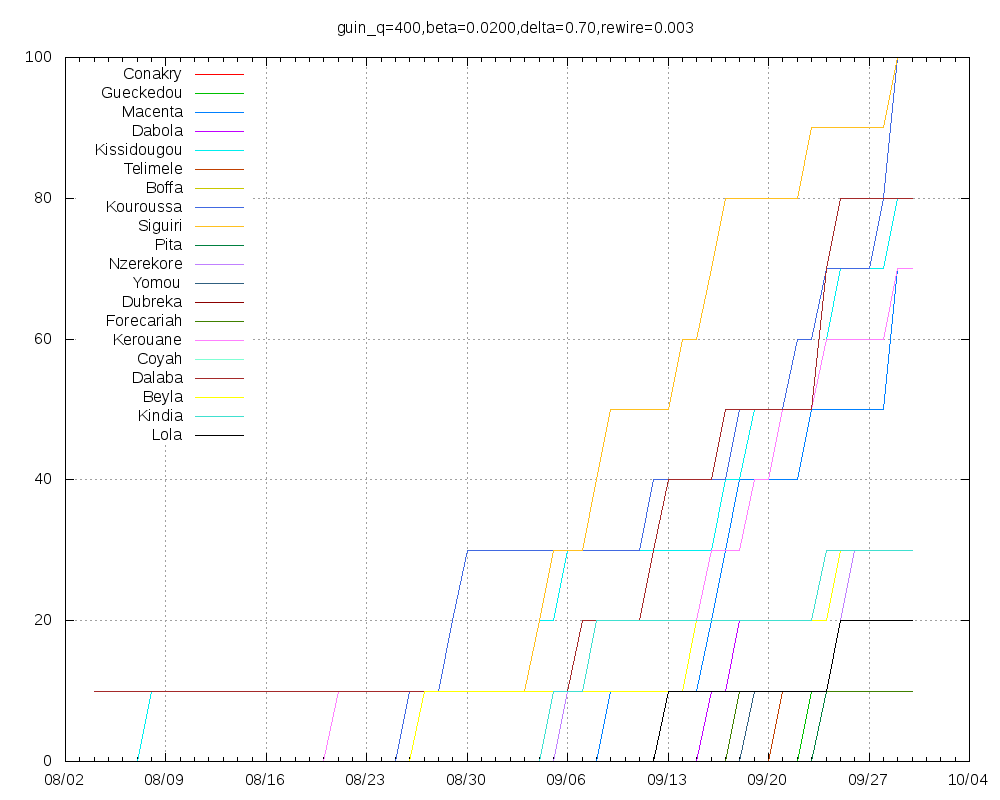

This chart was generated by the following gnuplot code:
set title "guin_q=400,beta=0.0200,delta=0.70,rewire=0.003"
set key top left
set grid
set xdata time
set timefmt "%Y-%m-%d"
set terminal png size 1000,800
set output "guin_q=400,beta=0.0200,delta=0.70,rewire=0.003.png"
plot "Conakry.tab" using 1:2 title "Conakry" with lines,"Gueckedou.tab" using 1:2 title "Gueckedou" with lines,"Macenta.tab" using 1:2 title "Macenta" with lines,"Dabola.tab" using 1:2 title "Dabola" with lines,"Kissidougou.tab" using 1:2 title "Kissidougou" with lines,"Telimele.tab" using 1:2 title "Telimele" with lines,"Boffa.tab" using 1:2 title "Boffa" with lines,"Kouroussa.tab" using 1:2 title "Kouroussa" with lines,"Siguiri.tab" using 1:2 title "Siguiri" with lines,"Pita.tab" using 1:2 title "Pita" with lines,"Nzerekore.tab" using 1:2 title "Nzerekore" with lines,"Yomou.tab" using 1:2 title "Yomou" with lines,"Dubreka.tab" using 1:2 title "Dubreka" with lines,"Forecariah.tab" using 1:2 title "Forecariah" with lines,"Kerouane.tab" using 1:2 title "Kerouane" with lines,"Coyah.tab" using 1:2 title "Coyah" with lines,"Dalaba.tab" using 1:2 title "Dalaba" with lines,"Beyla.tab" using 1:2 title "Beyla" with lines,"Kindia.tab" using 1:2 title "Kindia" with lines,"Lola.tab" using 1:2 title "Lola" with lines
